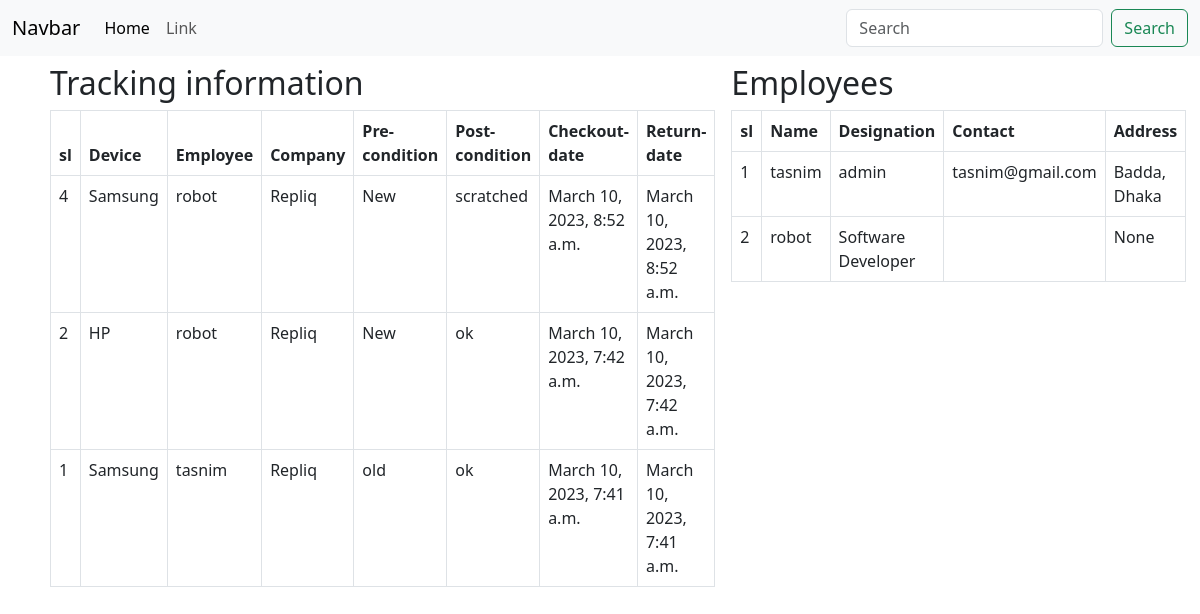
The page /company-info/1/ on the database as committed earlier.
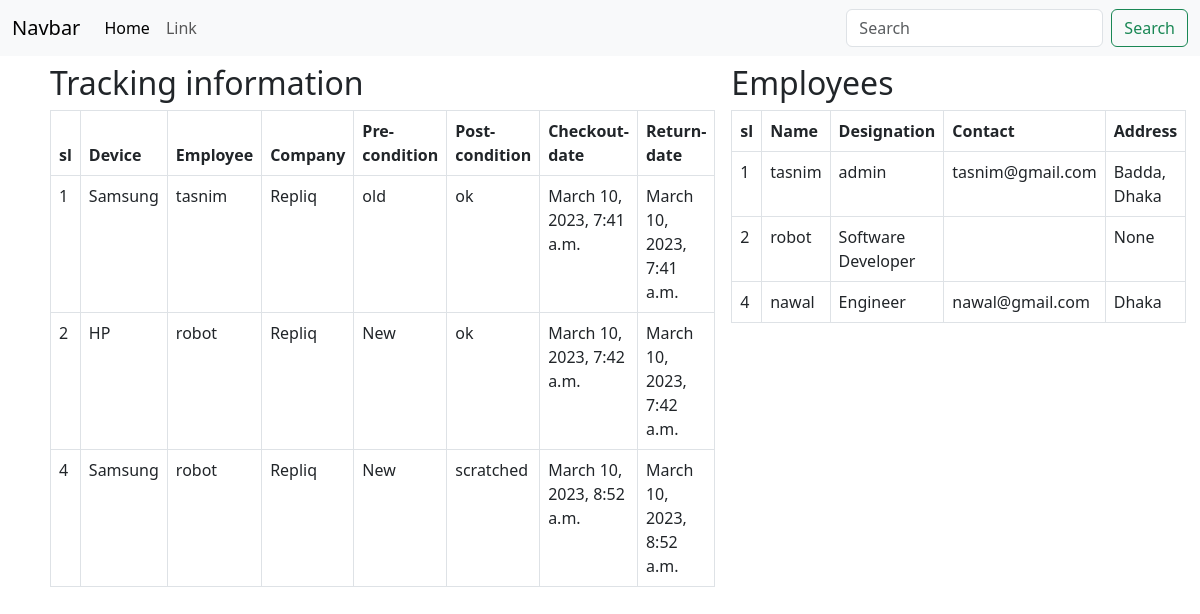
The same page on the database as committed later.
### tracker/models.py (models this page shows, shortened)
class Log(models.Model):
    company = models.ForeignKey(Company, on_delete = models.CASCADE, null=True)
    device = models.ForeignKey(Device, on_delete = models.SET_NULL, null=True)
    employee = models.ForeignKey(User, on_delete = models.SET_NULL, null=True)
    pre_condition = models.CharField(max_length=500, null=True)
    post_condition = models.CharField(max_length=500, null=True, blank=True)
    checkout_date = models.DateTimeField(auto_now_add=True)
    return_date = models.DateTimeField(null=True, blank=True)
    updated = models.DateTimeField(auto_now=True)
    created = models.DateTimeField(auto_now_add=True)

class Device(models.Model):
    dev_options = [
        ('PHONE', 'Phone'),
        ('TABLET', 'Tablet'),
        ('LAPTOP', 'Laptop'),
    ]
    available_options = [
        ('AVAILABLE', 'Available'),
        ('NOT_AVALIABLE', 'Not Available'),
    ]
    company = models.ForeignKey(Company, on_delete = models.CASCADE, null=True)
    category = models.CharField(max_length=6, choices=dev_options, default='PHONE')
    name = models.CharField(max_length=200)
    available_status = models.CharField(max_length=13, choices=available_options, default='AVAILABLE')
    updated = models.DateTimeField(auto_now=True)
    created = models.DateTimeField(auto_now_add=True)

class User(AbstractUser):
    company = models.ForeignKey(Company, on_delete = models.CASCADE, null=True)
    phone = models.CharField(max_length = 15, null = True)
    address = models.CharField(max_length = 255, null = True, blank=True)
    designation = models.CharField(max_length = 50, null = True)
    REQUIRED_FIELDS = []

class Company(models.Model):
    com_name = models.CharField(max_length = 255)
    branch = models.CharField(max_length = 255, null = True, blank=True)
    about = models.CharField(max_length = 255, null = True, blank=True)

### tracker/views.py (the view)
# urls.py: path('company-info/<str:pk>/', views.companyInfo, name = "info"),
def companyInfo(request,pk):
    company = Company.objects.get(id = pk)
    employees = company.user_set.all()
    logs = company.log_set.all().order_by('-updated')
    context = {
    'logs': logs,
    'employees': employees,
    }
    return render(request, 'tracker/company_info.html', context)

### tracker/templates/tracker/company_info.html (shortened to what this page needs)
{% extends 'base.html' %} {% block content %}
<div class="container">
  <div class = "mx-2">
    <h2 class="my-2">Tracking information</h2>
    <table class="table table-bordered">
      <thead>
        <tr>
          <th>sl</th>
          <th>Device</th>
          <th>Employee</th>
          <th>Company</th>
          <th>Pre-condition</th>
          <th>Post-condition</th>
          <th>Checkout-date</th>
          <th>Return-date</th>
        </tr>
      </thead>
      <tbody>
        {% for log in logs %}
        <tr>
          <td>{{log.id}}</td>
          <td>{{log.device.name}}</td>
          <td>{{log.employee.username}}</td>
          <td>{{log.company.com_name}}</td>
          <td>{{log.pre_condition}}</td>
          <td>{{log.post_condition}}</td>
          <td>{{log.checkout_date}}</td>
          <td>{{log.return_date}}</td>
        </tr>
        {% endfor %}
      </tbody>
    </table>
  </div>
  <div class = "mx-2">
    <h2 class="my-2">Employees</h2>
    <table class="table table-bordered">
      <thead>
        <tr>
          <th>sl</th>
          <th>Name</th>
          <th>Designation</th>
          <th>Contact</th>
          <th>Address</th>
        </tr>
      </thead>
      <tbody>
        {% for employee in employees %}
        <tr>
          <td>{{employee.id}}</td>
          <td>{{employee.username}}</td>
          <td>{{employee.designation}}</td>
          <td>{{employee.email}}</td>
          <td>{{employee.address}}</td>
        </tr>
        {% endfor %}
      </tbody>
    </table>
  </div>
</div>
{% endblock content %}

### templates/base.html
{% include 'header.html' %}
{% block content %}
{% endblock content %}
{% include 'footer.html' %}

### templates/header.html (shortened to what this page needs)
{% load static %}
<!doctype html>
<html lang="en">
  <head>
    <link href="https://cdn.jsdelivr.net/npm/bootstrap@5.3.0-alpha1/dist/css/bootstrap.min.css" rel="stylesheet">
  </head>
  <body>
    <nav class="navbar navbar-expand-lg bg-body-tertiary">
        <div class="container-fluid">
          <a class="navbar-brand" href="#">Navbar</a>
          <div class="collapse navbar-collapse" id="navbarSupportedContent">
            <ul class="navbar-nav me-auto mb-2 mb-lg-0">
              <li class="nav-item">
                <a class="nav-link active" aria-current="page" href="#">Home</a>
              </li>
              <li class="nav-item">
                <a class="nav-link" href="#">Link</a>
              </li>
            </ul>
            <form class="d-flex" role="search">
              <input class="form-control me-2" type="search" placeholder="Search" aria-label="Search">
              <button class="btn btn-outline-success" type="submit">Search</button>
            </form>
          </div>
        </div>
      </nav>

### templates/footer.html (shortened to what this page needs)
</body>
</html>

### tracker/templates/tracker/company_info.html (style rules this page uses)
.container { display: grid; grid-template-columns: 3fr 2fr; }

Rows that differ between the two databases and show on the page:
changed Log "old": moves up the list
changed Log "March 10, 2023, 7:42 a.m.": moves down the list
added User: id "4", username "nawal", designation "Engineer", email "nawal@gmail.com", address "Dhaka"
